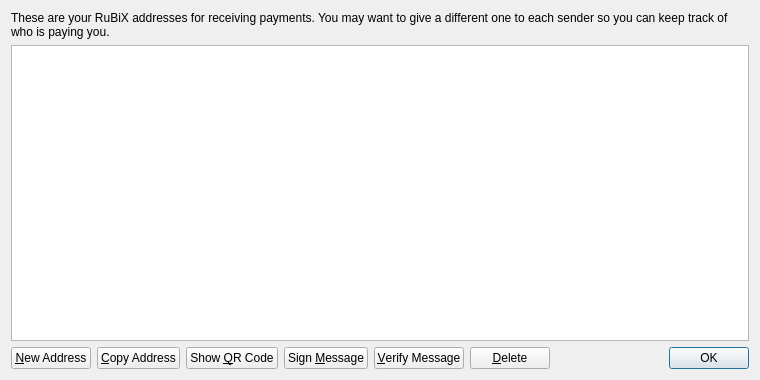
<?xml version="1.0" encoding="UTF-8"?>
<ui version="4.0">
 <class>AddressBookPage</class>
 <widget class="QWidget" name="AddressBookPage">
  <property name="geometry">
   <rect>
    <x>0</x>
    <y>0</y>
    <width>760</width>
    <height>380</height>
   </rect>
  </property>
  <property name="windowTitle">
   <string>Address Book</string>
  </property>
  <layout class="QVBoxLayout" name="verticalLayout">
   <item>
    <widget class="QLabel" name="labelExplanation">
     <property name="text">
      <string>These are your RuBiX addresses for receiving payments. You may want to give a different one to each sender so you can keep track of who is paying you.</string>
     </property>
     <property name="textFormat">
      <enum>Qt::PlainText</enum>
     </property>
     <property name="wordWrap">
      <bool>true</bool>
     </property>
    </widget>
   </item>
   <item>
    <widget class="QTableView" name="tableView">
     <property name="contextMenuPolicy">
      <enum>Qt::CustomContextMenu</enum>
     </property>
     <property name="toolTip">
      <string>Double-click to edit address or label</string>
     </property>
     <property name="tabKeyNavigation">
      <bool>false</bool>
     </property>
     <property name="selectionMode">
      <enum>QAbstractItemView::SingleSelection</enum>
     </property>
     <property name="selectionBehavior">
      <enum>QAbstractItemView::SelectRows</enum>
     </property>
     <property name="sortingEnabled">
      <bool>true</bool>
     </property>
     <attribute name="verticalHeaderVisible">
      <bool>false</bool>
     </attribute>
    </widget>
   </item>
   <item>
    <layout class="QHBoxLayout" name="horizontalLayout">
     <item>
      <widget class="QPushButton" name="newAddressButton">
       <property name="toolTip">
        <string>Create a new address</string>
       </property>
       <property name="text">
        <string>&amp;New Address</string>
       </property>
      </widget>
     </item>
     <item>
      <widget class="QPushButton" name="copyToClipboard">
       <property name="toolTip">
        <string>Copy the currently selected address to the system clipboard</string>
       </property>
       <property name="text">
        <string>&amp;Copy Address</string>
       </property>
      </widget>
     </item>
     <item>
      <widget class="QPushButton" name="showQRCode">
       <property name="text">
        <string>Show &amp;QR Code</string>
       </property>
      </widget>
     </item>
     <item>
      <widget class="QPushButton" name="signMessage">
       <property name="toolTip">
        <string>Sign a message to prove you own a RuBiX address</string>
       </property>
       <property name="text">
        <string>Sign &amp;Message</string>
       </property>
      </widget>
     </item>
     <item>
      <widget class="QPushButton" name="verifyMessage">
       <property name="toolTip">
        <string>Verify a message to ensure it was signed with a specified RuBiX address</string>
       </property>
       <property name="text">
        <string>&amp;Verify Message</string>
       </property>
      </widget>
     </item>
     <item>
      <widget class="QPushButton" name="deleteButton">
       <property name="toolTip">
        <string>Delete the currently selected address from the list</string>
       </property>
       <property name="text">
        <string>&amp;Delete</string>
       </property>
      </widget>
     </item>
     <item>
      <spacer name="horizontalSpacer">
       <property name="orientation">
        <enum>Qt::Horizontal</enum>
       </property>
       <property name="sizeHint" stdset="0">
        <size>
         <width>40</width>
         <height>20</height>
        </size>
       </property>
      </spacer>
     </item>
     <item>
      <widget class="QDialogButtonBox" name="buttonBox">
       <property name="sizePolicy">
        <sizepolicy hsizetype="Maximum" vsizetype="Fixed">
         <horstretch>0</horstretch>
         <verstretch>0</verstretch>
        </sizepolicy>
       </property>
       <property name="standardButtons">
        <set>QDialogButtonBox::Ok</set>
       </property>
      </widget>
     </item>
    </layout>
   </item>
  </layout>
 </widget>
 <resources>
  <include location="../bitcoin.qrc"/>
 </resources>
 <connections/>
</ui>
